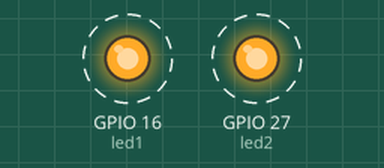
The sketch below on a simulated ESP32. On the bench: output pins drawn as LEDs (lit = HIGH). Dashed ring = blinking. What the sketch prints to the serial monitor is not drawn.

Above: at 0.2 s.
Timing chart, 0 to 4.6 s (numbered marks = the images above):
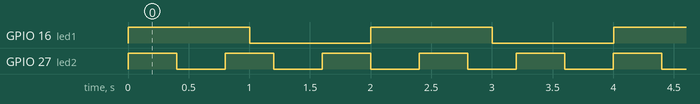

Measured:
- by itself, GPIO 16 (led1): alternates HIGH for 1.0 s and LOW for 1.0 s
- by itself, GPIO 27 (led2): alternates HIGH for 0.40 s and LOW for 0.40 s

The sketch:

Esp32_dobleNucleo.ino
```cpp
/*
 * Caracol Electronics 2020
 */
bool bandera = true;

TaskHandle_t Tarea1;
const int led1 = 16;
const int led2 = 27;

void setup()
{
  Serial.begin(115200);
  Serial.print("Setup() se corre en el nucleo: ");
  Serial.println(xPortGetCoreID());
  pinMode(led1,OUTPUT);
  pinMode(led2,OUTPUT);

  xTaskCreatePinnedToCore(
      loop_tarea1, /* Funcion de la tarea1 */
      "Tarea1", /* Nombre de la tarea */
      10000,  /* Tamaño de la pila */
      NULL,  /* Parametros de entrada */
      0,  /* Prioridad de la tarea */
      &Tarea1,  /* objeto TaskHandle_t. */
      0); /* Nucleo donde se correra */

}

void loop()
{
  if(bandera)
  {
    Serial.print("Loop() se corre en el nucleo: ");
    Serial.println(xPortGetCoreID());
    bandera = false;
  }
  digitalWrite(led2,HIGH);
  delay(400);
  digitalWrite(led2,LOW);
  delay(400);

}
//////////////////////loop() nucleo0
void loop_tarea1(void * pvParameters)
{
  Serial.print("Tarea1 se corre en el nucleo: ");
  Serial.println(xPortGetCoreID());
  while(1)
  {
    digitalWrite(led1,HIGH);
    delay(1000);
    digitalWrite(led1,LOW);
    delay(1000);
  }
}
```
